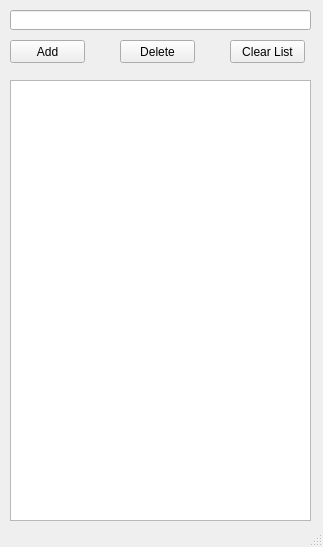
<?xml version="1.0" encoding="UTF-8"?>
<ui version="4.0">
 <class>MainWindow</class>
 <widget class="QMainWindow" name="MainWindow">
  <property name="geometry">
   <rect>
    <x>0</x>
    <y>0</y>
    <width>323</width>
    <height>547</height>
   </rect>
  </property>
  <property name="windowTitle">
   <string>To do List</string>
  </property>
  <widget class="QWidget" name="centralwidget">
   <widget class="QPushButton" name="btn_AddItem">
    <property name="geometry">
     <rect>
      <x>10</x>
      <y>40</y>
      <width>75</width>
      <height>23</height>
     </rect>
    </property>
    <property name="text">
     <string>Add</string>
    </property>
   </widget>
   <widget class="QPushButton" name="btn_DeleteItem">
    <property name="geometry">
     <rect>
      <x>120</x>
      <y>40</y>
      <width>75</width>
      <height>23</height>
     </rect>
    </property>
    <property name="text">
     <string>Delete</string>
    </property>
   </widget>
   <widget class="QPushButton" name="btn_Clear">
    <property name="geometry">
     <rect>
      <x>230</x>
      <y>40</y>
      <width>75</width>
      <height>23</height>
     </rect>
    </property>
    <property name="text">
     <string>Clear List</string>
    </property>
   </widget>
   <widget class="QLineEdit" name="txb_item">
    <property name="geometry">
     <rect>
      <x>10</x>
      <y>10</y>
      <width>301</width>
      <height>20</height>
     </rect>
    </property>
   </widget>
   <widget class="QListWidget" name="View_minhaLista">
    <property name="geometry">
     <rect>
      <x>10</x>
      <y>80</y>
      <width>301</width>
      <height>441</height>
     </rect>
    </property>
   </widget>
  </widget>
  <widget class="QMenuBar" name="menubar">
   <property name="geometry">
    <rect>
     <x>0</x>
     <y>0</y>
     <width>323</width>
     <height>21</height>
    </rect>
   </property>
  </widget>
  <widget class="QStatusBar" name="statusbar"/>
 </widget>
 <resources/>
 <connections/>
</ui>
